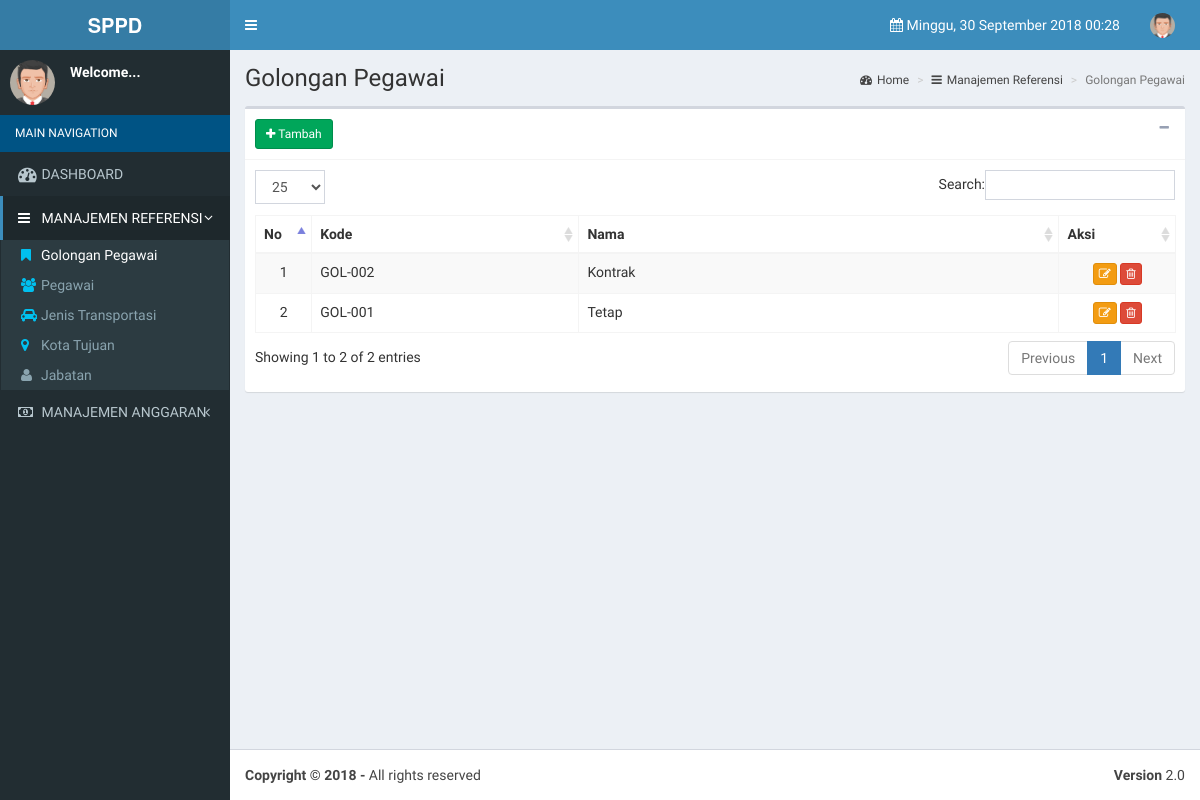
Before: /index.php/golongan with the older database file.
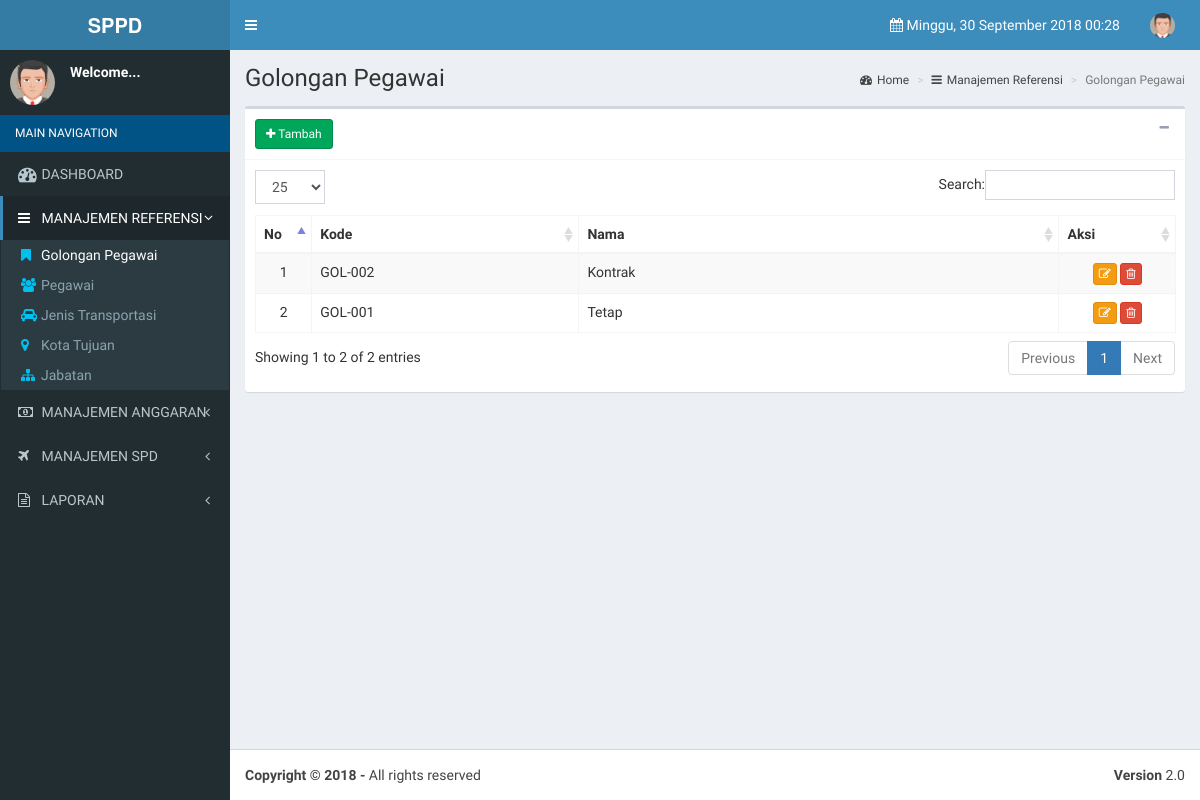
After: the same page with the newer database file.
### tables this page shows
CREATE TABLE `tb_menu` (
  `id_menu` int(11) NOT NULL AUTO_INCREMENT,
  `nama_menu` varchar(50) NOT NULL,
  `icon` varchar(40) NOT NULL,
  `link` varchar(30) NOT NULL,
  `parent` int(11) NOT NULL,
  `role` enum('Administrator','Admin') DEFAULT 'Admin',
  `aktif` enum('Y','N') NOT NULL,
  PRIMARY KEY (`id_menu`)
);

CREATE TABLE `ref_golongan` (
  `golonganId` int(11) NOT NULL AUTO_INCREMENT,
  `golonganKode` varchar(10) DEFAULT NULL,
  `golonganNama` varchar(100) DEFAULT NULL,
  PRIMARY KEY (`golonganId`)
);

### application/libraries/Template.php (called while the page is built)
<?php if (!defined('BASEPATH')) exit('No direct script access allowed');
class Template {
    protected $_CI;
    function __construct() {
        $this->_CI = &get_instance();
    }
    function display($template, $data = null) {
        $data['_content'] = $this->_CI->load->view($template, $data, true);
        $data['_header'] = $this->_CI->load->view('template/header', $data, true);
        $data['_sidebar'] = $this->_CI->load->view('template/sidebar', $data, true);
        $this->_CI->load->view('template/template', $data);
    }
}

### application/controllers/Golongan.php (called while the page is built, shortened)
<?php
class Golongan extends CI_Controller
{
    public function index()
    {
        $golongan = $this->MGolongan->get_all();
        $data = array(
            'golongan_data' => $golongan
        );
        $this->template->display('ref_golongan/ref_golongan_list', $data);
    }
}

### index.php (called while the page is built, shortened)
<?php
require_once BASEPATH.'core/CodeIgniter.php';

### application/models/MGolongan.php (called while the page is built, shortened)
<?php
class MGolongan extends CI_Model
{
    public $table = 'ref_golongan';
    public $id = 'golonganId';
    public $order = 'DESC';
    function get_all()
    {
        $this->db->order_by($this->id, $this->order);
        return $this->db->get($this->table)->result();
    }
}

### application/libraries/Ion_auth.php (called while the page is built, shortened)
<?php
class Ion_auth {
    public $_cache_user_in_group;
    public function __construct() {
        $this->_cache_user_in_group = & $this->ion_auth_model->_cache_user_in_group;
        $this->ion_auth_model->trigger_events('library_constructor');
    }
    public function __get($var) {
        return get_instance()->$var;
    }
    public function logged_in() {
        $this->ion_auth_model->trigger_events('logged_in');
        return (bool) $this->session->userdata('identity');
    }
    public function is_admin($id = false) {
        $this->ion_auth_model->trigger_events('is_admin');
        $admin_group = $this->config->item('admin_group', 'ion_auth');
        return $this->in_group($admin_group, $id);
    }
    public function in_group($check_group, $id = false, $check_all = false) {
        $this->ion_auth_model->trigger_events('in_group');
        $id || $id = $this->session->userdata('user_id');
        if (!is_array($check_group)) {
            $check_group = array($check_group);
        }
        if (isset($this->_cache_user_in_group[$id])) {
            $groups_array = $this->_cache_user_in_group[$id];
        } else {
            $users_groups = $this->ion_auth_model->get_users_groups($id)->result();
            $groups_array = array();
            $this->_cache_user_in_group[$id] = $groups_array;
        }
        foreach ($check_group as $key => $value) {
            $groups = (is_string($value)) ? $groups_array : array_keys($groups_array);
        }
        return $check_all;
    }
}

### application/models/Ion_auth_model.php (called while the page is built, shortened)
<?php
class Ion_auth_model extends CI_Model {
    public $tables = array();
    public function __construct() {
        $this->tables = $this->config->item('tables', 'ion_auth');
        $this->join = $this->config->item('join', 'ion_auth');
    }
    public function get_users_groups($id = FALSE) {
        $id || $id = $this->session->userdata('user_id');
        return $this->db->select($this->tables['tb_users_groups'] . '.' . $this->join['tb_groups'] . ' as id, ' . $this->tables['tb_groups'] . '.name, ' . $this->tables['tb_groups'] . '.description')
                        ->where($this->tables['tb_users_groups'] . '.' . $this->join['tb_users'], $id)
                        ->join($this->tables['tb_groups'], $this->tables['tb_users_groups'] . '.' . $this->join['tb_groups'] . '=' . $this->tables['tb_groups'] . '.id')
                        ->get($this->tables['tb_users_groups']);
    }
}

### application/views/ref_golongan/ref_golongan_list.php (the view, shortened to what the changed rows need)
<section class='content-header'>
    <h1>
        Golongan Pegawai
    </h1>
</section>
        <section class='content'>
          <div class='row'>
            <div class='col-xs-12'>
              <div class='box'>
                <div class='box-body'>
                    <table class="table table-bordered table-striped table-hover" id="mytable">
                        <thead>
                        <tr>
                            <th width="40px">No</th>
                		    <th width="250px">Kode</th>
                		    <th>Nama</th>
                		    <th width="100px">Aksi</th>
                        </tr>
                        </thead>
            	    <tbody>
                        <?php
                        $start = 0;
                        foreach ($golongan_data as $golongan)
                        {
                            ?>
                            <tr>
            		    <td align="center"><?php echo ++$start ?></td>
            		    <td><?php echo $golongan->golonganKode ?></td>
            		    <td><?php echo $golongan->golonganNama ?></td>
            		    <td align="center" nowrap>
                			<?php
                			echo anchor(site_url('golongan/update/'.$golongan->golonganId),'<i class="fa fa-pencil-square-o"></i>',array('data-toggle' => 'tooltip', 'title'=>'Ubah','class'=>'btn btn-warning btn-xs'));
                			echo anchor(site_url('golongan/delete/'.$golongan->golonganId),'<i class="fa fa-trash-o"></i>','data-toggle="tooltip" title="Hapus" class="btn btn-danger btn-xs" onclick="javasciprt: return confirm(\'Apakah anda yakin ?\')"');
                			?>
            		    </td>
            	        </tr>
                            <?php
                        }
                        ?>
                        </tbody>
                    </table>
                    </div>
              </div>
            </div>
          </div>
        </section>

### application/views/template/sidebar.php (shortened to what the changed rows need)
<aside class="main-sidebar">
    <section class="sidebar">
        <ul class="sidebar-menu">
                <?php
                if ($this->ion_auth->is_admin()) {
                    $main = $this->db->get_where('tb_menu', array('parent' => 0, 'role' => 'Admin'));
                    foreach ($main->result() as $m) {
                        $sub = $this->db->get_where('tb_menu', array('parent' => $m->id_menu));
                        if ($sub->num_rows() > 0) {
                            $uri = $this->uri->segment(1);
                            $idclass = $this->db->get_where('tb_menu', array('link' => $uri))->row_array();
                            if ($m->id_menu == $idclass['parent']) {
                                $class = "active treeview";
                            } else {
                                $class = "";
                            }
                            echo '<li class=' . $class . '>' . anchor($m->link, '<i class="' . $m->icon . '"></i>
                            <span class="treeview">' . strtoupper($m->nama_menu) . '</span>
                            <b class="fa fa-angle-left pull-right"></b>', array('class' => 'dropdown-toggle'));
                            echo "<ul class='treeview-menu'>";
                            foreach ($sub->result() as $s) {
                                $uri = $this->uri->segment(1);
                                if ($s->link == $uri) {
                                    $class1 = "active treeview";
                                } else {
                                    $class1 = "";
                                }
                                echo '<li class=' . $class1 . '>' . anchor($s->link, '<i class="' . $s->icon . '"></i>' . $s->nama_menu) . '</li>';
                            }
                            echo "</ul>";
                            echo '</li>';
                        } else {
                            $uri = $this->uri->segment(1);
                            if ($m->link == $uri) {
                                $class2 = "active";
                            } else {
                                $class2 = "";
                            }
                            echo '<li class=' . $class2 . '>' . anchor($m->link, '<i class="' . $m->icon . ' fa-lg">
                            </i>  <span class="treeview">' . strtoupper($m->nama_menu) . '</span>') . '</li>';
                        }
                    }
                    echo '<li class="header bg-blue-active">ADMIN NAVIGATION</li> ';
                    $admin = $this->db->get_where('tb_menu', array('parent' => 0, 'role' => 'Administrator'));
                    foreach ($admin->result() as $m) {
                        $sub = $this->db->get_where('tb_menu', array('parent' => $m->id_menu));
                        if ($sub->num_rows() > 0) {
                            $uri = $this->uri->segment(1);
                            $idclass = $this->db->get_where('tb_menu', array('link' => $uri))->row_array();
                            if ($m->id_menu == $idclass['parent']) {
                                $class = "active treeview";
                            } else {
                                $class = "";
                            }
                            echo '<li class=' . $class . '>' . anchor($m->link, '<i class="' . $m->icon . '"></i>
                                <span class="treeview">' . strtoupper($m->nama_menu) . '</span>
                                <b class="fa fa-angle-left pull-right"></b>', array('class' => 'dropdown-toggle'));
                            echo "<ul class='treeview-menu'>";
                            foreach ($sub->result() as $s) {
                                $uri = $this->uri->segment(1);
                                if ($s->link == $uri) {
                                    $class1 = "active treeview";
                                } else {
                                    $class1 = "";
                                }
                                echo '<li class=' . $class1 . '>' . anchor($s->link, '<i class="' . $s->icon . '"></i>' . $s->nama_menu) . '</li>';
                            }
                            echo "</ul>";
                            echo '</li>';
                        } else {
                            $uri = $this->uri->segment(1);
                            if ($m->link == $uri) {
                                $class2 = "active";
                            } else {
                                $class2 = "";
                            }
                            echo '<li class=' . $class2 . '>' . anchor($m->link, '<i class="' . $m->icon . ' fa-lg">
                                </i>  <span class="treeview">' . strtoupper($m->nama_menu) . '</span>') . '</li>';
                        }
                    }
                } else {
                    $main = $this->db->get_where('tb_menu', array('parent' => 0, 'role' => 'Admin'));
                    foreach ($main->result() as $m) {
                        $sub = $this->db->get_where('tb_menu', array('parent' => $m->id_menu));
                        if ($sub->num_rows() > 0) {
                            $uri = $this->uri->segment(1);
                            $idclass = $this->db->get_where('tb_menu', array('link' => $uri))->row_array();
                            if ($m->id_menu == $idclass['parent']) {
                                $class = "active treeview";
                            } else {
                                $class = "";
                            }
                            echo '<li class=' . $class . '>' . anchor($m->link, '<i class="' . $m->icon . '"></i>
                            <span>' . strtoupper($m->nama_menu) . '</span>
                            <b class="fa fa-angle-left pull-right"></b>', array('class' => 'dropdown-toggle'));
                            echo "<ul class='treeview-menu'>";
                            foreach ($sub->result() as $s) {
                                $uri = $this->uri->segment(1);
                                if ($s->link == $uri) {
                                    $class1 = "active treeview";
                                } else {
                                    $class1 = "";
                                }
                                echo '<li class=' . $class1 . '>' . anchor($s->link, '<i class="' . $s->icon . '"></i>' . $s->nama_menu) . '</li>';
                            }
                            echo "</ul>";
                            echo '</li>';
                        } else {
                            $uri = $this->uri->segment(1);
                            if ($m->link == $uri) {
                                $class2 = "active";
                            } else {
                                $class2 = "";
                            }
                            echo '<li class=' . $class2 . '>' . anchor($m->link, '<i class="' . $m->icon . ' fa-lg">
                            </i>  <span>' . strtoupper($m->nama_menu) . '</span>') . '</li>';
                        }
                    }
                }
                ?>
        </ul>
    </section>
</aside>

Changed rows visible on the page:
changed tb_menu "Jabatan": icon "fa fa-user" → "fa fa-sitemap text-aqua" (drawn)
added tb_menu: link+icon+nama_menu "MANAJEMEN SPD"
added tb_menu: link+icon+nama_menu "LAPORAN"
